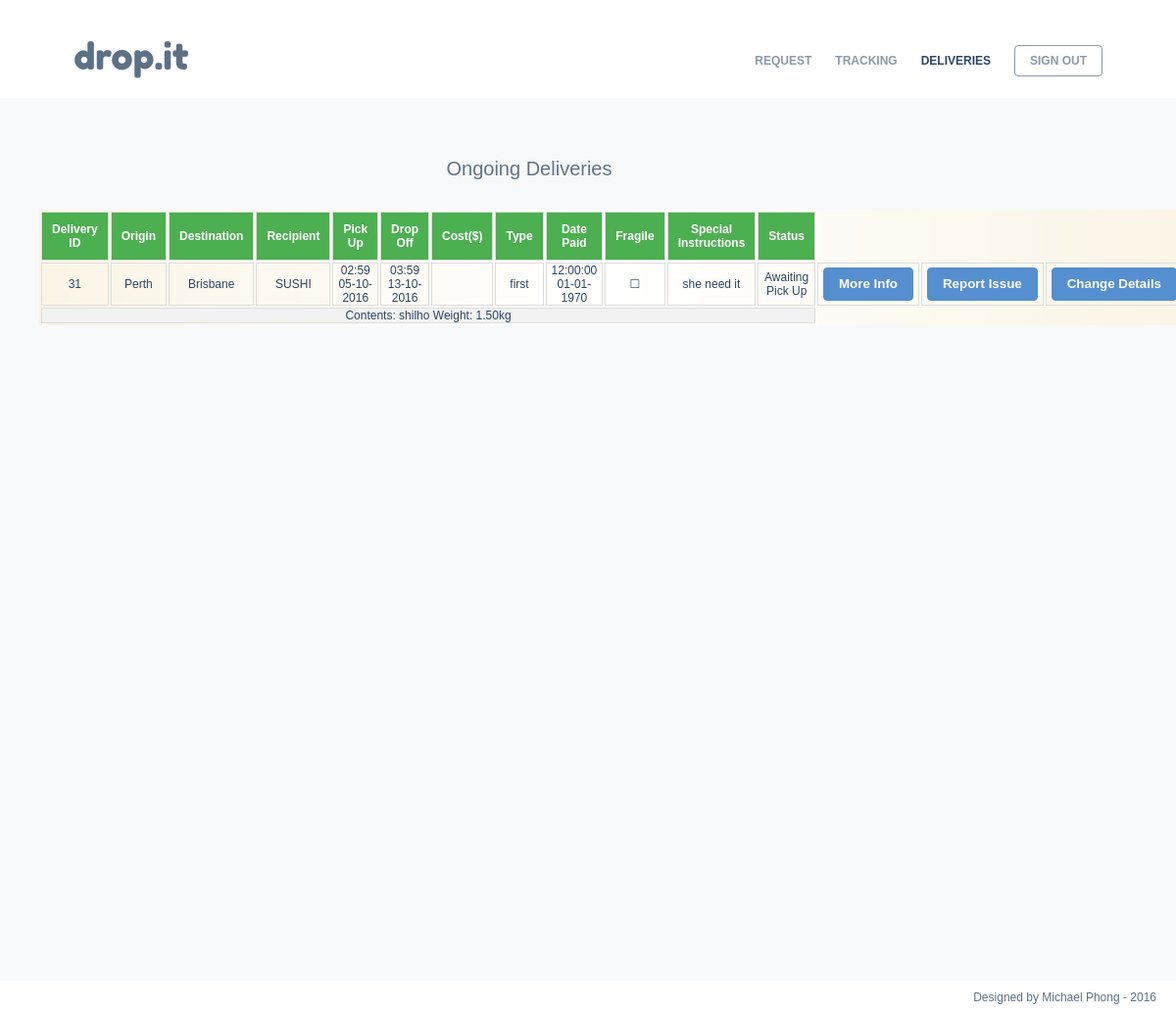
The app's page /pages/deliveries.php (signed in) with its own data.
### tables this page shows
CREATE TABLE IF NOT EXISTS `delivery` (
  `ID` int(10) NOT NULL AUTO_INCREMENT,
  `user` varchar(64) NOT NULL,
  `driver` varchar(64) DEFAULT NULL,
  `origin` varchar(150) NOT NULL,
  `destination` varchar(150) NOT NULL,
  `name` varchar(64) DEFAULT NULL,
  `pickup` bigint(20) NOT NULL,
  `dropoff` bigint(20) NOT NULL,
  `cost` decimal(6,2) DEFAULT NULL,
  `type` enum('first','standard') NOT NULL DEFAULT 'standard',
  `paid` tinyint(1) NOT NULL DEFAULT '0',
  `date_paid` bigint(20) DEFAULT NULL,
  `fragile` tinyint(1) NOT NULL DEFAULT '0',
  `special` varchar(300) DEFAULT NULL,
  `status` enum('In Transit','Delivered','Awaiting Pick Up') NOT NULL DEFAULT 'Awaiting Pick Up',
  PRIMARY KEY (`ID`)
);

CREATE TABLE IF NOT EXISTS `package` (
  `ID` int(10) NOT NULL AUTO_INCREMENT,
  `delivery_ID` int(10) NOT NULL,
  `weight` decimal(10,2) NOT NULL,
  `content` varchar(300) NOT NULL,
  PRIMARY KEY (`ID`,`delivery_ID`),
  KEY `delivery_id_package` (`delivery_ID`)
);

### functions/functions.php (called while the page is built, shortened)
<?php
function connect()
    {
        $pdo = new PDO('mysql:host=localhost;dbname=tib', 'edit', 'editme');
        $pdo -> setAttribute(PDO::ATTR_ERRMODE, PDO:: ERRMODE_EXCEPTION);
        return $pdo;
    }
function GrabData($table, $column, $where_column, $where)
{
                         $input = $where;
                         try
                         {
                             $pdo = connect();
                             $sql= 'SELECT ' . $column . ' FROM ' . $table . ' where ' . $where_column . ' = :attribute';
                             $prepare = $pdo->prepare($sql);
                             $prepare->bindValue(':attribute', $input);
                             $prepare->execute();
                         }
                         catch (PDOException $e)
                         {
                             echo $e -> getMessage();
                         }
                         if ($prepare -> rowCount() != 0)
                         {
                             $data = $prepare->fetchAll(PDO::FETCH_ASSOC);
                             return $data;
                         }
                         else
                         {
                             return false;
                         }
}
function GrabMoreData($query, $bind)
{
                         try
                         {
                             $pdo = connect();
                             $sql= $query;
                             $prepare = $pdo->prepare($sql);
                             foreach ($bind as $attribute)
                             {
                                $prepare->bindValue($attribute[0], $attribute[1]);
                             }
                             $prepare->execute();
                         }
                         catch (PDOException $e)
                         {
                             echo $e -> getMessage();
                         }
                         if ($prepare -> rowCount() != 0)
                         {
                             $data = $prepare->fetchAll(PDO::FETCH_ASSOC);
                             return $data;
                         }
                         else
                         {
                             return false;
                         }
}
?>

### pages/deliveries.php (the view, shortened to what this page needs)
<?php
include '../functions/functions.php';
?>
<!DOCTYPE html>
<html>
    <head>
         <link async href="../css/styles.css" rel="stylesheet" type="text/css"/>
		 <link async href="../css/deliveriescss.css" rel="stylesheet" type="text/css"/>
    </head>
    <body>
        <div id="back_nav">
			<div id="wrapper" style='min-height: 0px;'>
				<header>
					<a id="login_blue" class="menu menu_blue" href="login.php"><?php
																			if(isset($_SESSION['email']))
																				echo 'SIGN OUT</a>';
																			else
																			{
																				header("Location: login.php?error=deliveries");
																				echo 'SIGN IN</a>';
																			}?>
						<a id="header" class="intro intro_blue" href="../index.php">drop.it</a>
					<a id="deliveries" class="menu menu_blue selected" href="deliveries.php">DELIVERIES</a>
                         <?php
                            if(isset($_SESSION['position']))
                            {
                                if ($_SESSION['position'] != 'driver')
                                {
                                     echo '<a id="tracking" class="menu menu_blue" href="tracking.php">TRACKING</a>
					                <a id="new" class="menu menu_blue" href="request.php">REQUEST</a>';
                                }
                                else if ($_SESSION['position'] == 'driver')
                                {
                                     echo '<a id="log" class="menu menu_blue" href="driver.php">LOG</a>';
                                }
                            }
                            else
                                    {
                                         echo '<a id="tracking" class="menu menu_blue" href="pages/tracking.php">TRACKING</a>
                                        <a id="new" class="menu menu_blue" href="pages/request.php">REQUEST</a>';
                                    }
                        ?>
				</header>
			</div>
		<div id="deliverieswrapper">
					<div id="content">
					<div id="form">
	  <?php
      $deliveryresult = GrabMoreData("SELECT * FROM delivery WHERE user = :email AND status != 'Delivered'", array(array(":email", $_SESSION['email'])));
	  foreach($deliveryresult as $data)
	  {
		  $package = GrabData("package", "delivery_ID, content, weight", "delivery_ID", $data['ID']);
		  foreach ($package as $pack)
		  $packageresult[]= $pack;
	  }
		if ($deliveryresult != false)
		{
            echo '<span class="sign_title">Ongoing Deliveries</span><br>
	  <div id="table_deliveries">
      <table>
      <thead>
        <tr>
          <th>Delivery ID</th>
     	  <th>Origin</th>
		  <th>Destination</th>
		  <th>Recipient</th>
		  <th>Pick Up</th>
		  <th>Drop Off</th>
		  <th>Cost($)</th>
		  <th>Type</th>
		  <th>Date Paid</th>
		  <th>Fragile</th>
		  <th>Special Instructions</th>
		  <th>Status</th>
        </tr>
      </thead>
      <tbody>';
          for($i = 0; $i < count ($deliveryresult); $i++){
            echo
            "<tr>
              <td>" . $deliveryresult[$i][ID] . "</td>
			  <td>" . $deliveryresult[$i][origin] . "</td>
			  <td>" . $deliveryresult[$i][destination] . "</td>
			  <td>" . $deliveryresult[$i][name] . "</td>
			  <td>" . date('h:i\ d-m-Y',$deliveryresult[$i][pickup]) . "</td>
			  <td>" . date('h:i\ d-m-Y',$deliveryresult[$i][dropoff]) . "</td>
			  <td>" . $deliveryresult[$i][cost] . "</td>
			  <td>" . $deliveryresult[$i][type] . "</td>
			  <td>" . date('h:i:s\ d-m-Y',$deliveryresult[$i][date_paid]) . "</td>
			  <td>";
			  if ($deliveryresult[$i][fragile] == 1)
			  {
				  echo "☑";
			  }
			  else{
				  echo "&#9744;";
			  }
     		  echo "</td><td>" . $deliveryresult[$i][special] . "</td>
			  <td>" . $deliveryresult[$i][status] . "</td>
			  <td><input type='submit' class='button' value='More Info' onclick=\"toggle_visibility('Hide', this);\"/></td>
			  <td><form action='complaints.php' method='POST'><input type='hidden' name='delivery' value='". $deliveryresult[$i]['ID'] ."'><input type='submit' class='button' value='Report Issue'></form></td>";
              if ($deliveryresult[$i]['status'] == "Awaiting Pick Up")
              {
              echo "<td><form action='deliverychange.php' method='POST'><input type='hidden' name='ID' value='".$deliveryresult[$i]['ID']."'><input type='submit' class='button' value='Change Details'></form></td>";
              }
			 echo"</tr>";
			 foreach ($packageresult as $package)
			 {
			 if ($package["delivery_ID"] == $deliveryresult[$i]["ID"])
			 {
				echo "<tr class='Hide' ><td colspan='12'>Contents: " . $package[content] . " Weight: " . $package[weight] . "kg </td></tr>";
			 }
			 }
          }
		  echo "</tbody>
    </table></div>";
		}
		else {
				echo "<br/>You have not requested a delivery yet..<br/><br/><br/><input type='button' onclick='(window.location.href = \"request.php\")' value='REQUEST A DELIVERY' class='button'/> ";
        }
        ?>
	<br></div></div></div>
	<footer id="footer">
                        <p> Designed by Michael Phong - 2016</p>
					</footer>
			</div>
    </body>
</html>

### css/styles.css (style rules this page uses)
body { margin: 0 auto; z-index: -99; background: rgb(248, 249, 250); }
body #back_nav { position: relative; width: 100%; background: white; height: 100px; z-index: 1; }
#wrapper { margin: 0 auto; font-family: Helvetica; font-size: 12px; min-width: 800px; max-width: 1080px; background-color: rgb(248, 249, 250); min-height: 100vh; margin-bottom: 10px; overflow: hidden; }
header { padding-top: 25px; height: 75px; background-color: white; }
.intro { position: relative; float: left; margin-top: 10px; display: inline-block; font-family: 'Fredoka One', cursive; color: white; height:49px; text-align:center; font-size: 28pt; width: 100px; text-decoration: none; z-index: 2; left: 15px; }
.intro_blue { color: rgba(44, 70, 98, 0.77); }
.menu { position: relative; right: 15px; float: right; padding-right: 20px; margin-top: 22px; color: white; font-weight: bold; text-decoration: none; z-index: 2; padding-left: 12px; padding-right: 12px; line-height: 30px; }
.menu_blue { color: rgba(44, 70, 98, 0.55); }
#login_blue, .button { border:1px solid rgba(44, 70, 98, 0.55); border-radius: 4px; margin-top: 21px; line-height: 30px; padding-left: 15px; padding-right: 15px; margin-left: 12px; }
.selected { color: rgb(44, 70, 98); }
#content { height: 100%; text-align: center; width: 600px; margin: 0 auto; margin-top: 10px; }
#form { margin-top: 91px; }
.button { background: #568FCF; margin: 0; color: white; border-color: #568FCF; font-family: arial; cursor: pointer; position: relative; font-weight: bold; }
.sign_title { font-size: 20px; font-family: Arial; color: #607489; position: relative; bottom: 30px; //right: 40px; }
tbody tr:first-of-type { color: #2c4662 !important; }
#footer { font-family: Helvetica; font-size: 12px; //position: absolute; //clear: both; text-align: right; display:block; width: 100%; background-color: white; color: rgba(44, 70, 98, 0.77); z-index: 2; //left: 0px; //top: 100vh; position: relative; }
#footer p { margin: 0px; padding-bottom: 10px; padding-top: 10px; margin-right: 20px; }

### css/deliveriescss.css (style rules this page uses)
#deliverieswrapper { font-family: Helvetica; font-size: 12px; min-width: 800px; max-width: 1080px; background-color: rgb(248, 249, 250); min-height: 100vh; margin-bottom: 10px; }
#table_deliveries table { margin-top: 0; width: 950px; min-width: 311px; position: static; color: #2c4662; background-image: -webkit-linear-gradient(left, rgba(255,255,255,0) 0%,rgba(255,255,255,1) 50%,rgba(255,255,255,0) 100%); padding: 0px 5px 0px 0px; margin-left: -200px; background-color: #FBF5E6; }
#table_deliveries td { padding: 0px 5px 0px 5px; text-align: center; border: 1px solid #ddd; }
#table_deliveries th { padding: 10px 10px 10px 10px; background-color: #4CAF50; color: white; text-align: center; border: 1px solid #ddd; }
#table_deliveries tr:nth-child(even) { background-color: #f2f2f2; }

### pages/deliveries.php (style rules this page uses)
.Hide { //display: none; }

### records on screen
delivery: ID "31", origin "Perth", destination "Brisbane", name "SUSHI", pickup "02:59 05-10-2016", dropoff "03:59 13-10-2016", type "first", date_paid "12:00:00 01-01-1970", special "she need it", status "Awaiting Pick Up"
package: content "shilho", weight "1.50"
